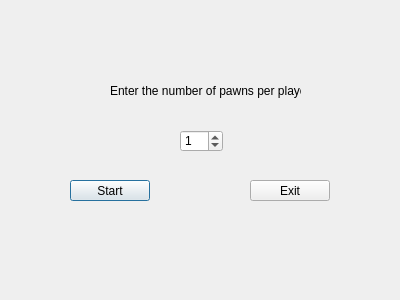
<?xml version="1.0" encoding="UTF-8"?>
<ui version="4.0">
 <class>startDialog</class>
 <widget class="QDialog" name="startDialog">
  <property name="geometry">
   <rect>
    <x>0</x>
    <y>0</y>
    <width>400</width>
    <height>300</height>
   </rect>
  </property>
  <property name="windowTitle">
   <string>Dialog</string>
  </property>
  <widget class="QPushButton" name="startButton">
   <property name="geometry">
    <rect>
     <x>70</x>
     <y>180</y>
     <width>80</width>
     <height>21</height>
    </rect>
   </property>
   <property name="text">
    <string>Start</string>
   </property>
  </widget>
  <widget class="QPushButton" name="exitButton">
   <property name="geometry">
    <rect>
     <x>250</x>
     <y>180</y>
     <width>80</width>
     <height>21</height>
    </rect>
   </property>
   <property name="text">
    <string>Exit</string>
   </property>
  </widget>
  <widget class="QLabel" name="label">
   <property name="geometry">
    <rect>
     <x>110</x>
     <y>70</y>
     <width>191</width>
     <height>41</height>
    </rect>
   </property>
   <property name="text">
    <string>Enter the number of pawns per player</string>
   </property>
  </widget>
  <widget class="QSpinBox" name="pawnsSpinBox">
   <property name="geometry">
    <rect>
     <x>180</x>
     <y>130</y>
     <width>43</width>
     <height>22</height>
    </rect>
   </property>
   <property name="maximum">
    <number>4</number>
   </property>
   <property name="value">
    <number>1</number>
   </property>
  </widget>
 </widget>
 <resources/>
 <connections/>
</ui>
